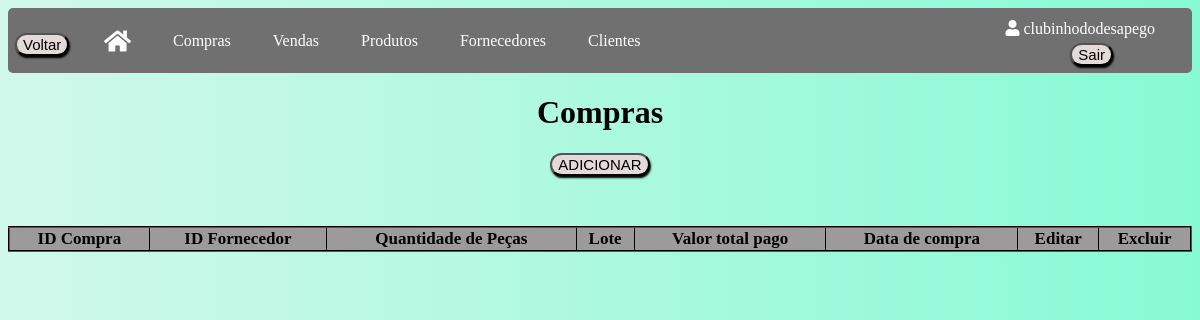
The page /compras (signed in) on the database as committed earlier.
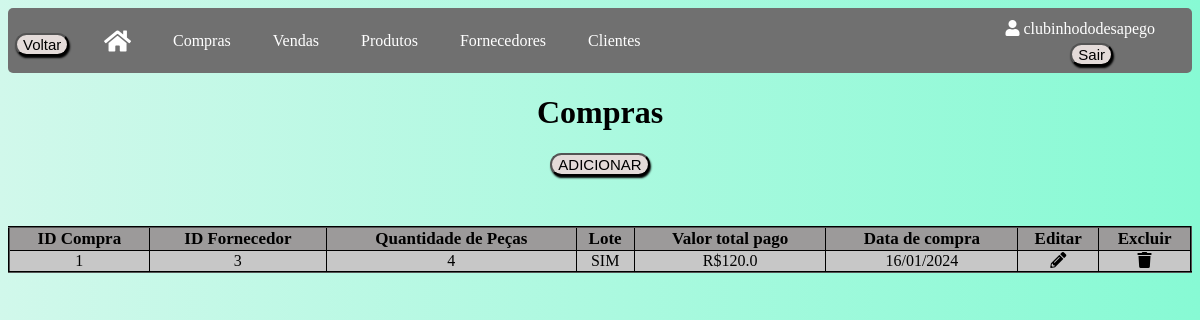
The same page on the database as committed later.
### app/models/tables.py (models this page shows, shortened)
class Compra(db.Model):
    __tablename__ = "compras"
    id = db.Column(db.Integer, primary_key=True, autoincrement=True)
    id_fornecedor = db.Column(db.Integer, db.ForeignKey('fornecedores.id'))
    qtd_pecas = db.Column(db.Integer)
    lote = db.Column(db.String(3))
    val_total_pg = db.Column(db.Float)
    dta_compra = db.Column(db.Date)
    id_usuario = db.Column(db.Integer, db.ForeignKey('usuarios.id'))
    fornecedor = db.relationship('Fornecedor', foreign_keys=id_fornecedor)

### app/default.py (the view)
@login_required
@app.route("/compras", methods=['GET', 'POST'])
def compras():
    compras = Compra.query.filter_by(id_usuario=current_user.id).all()
    return render_template('compras.html', compras=compras)

### app/default.py (called while the page is built)
@login_manager.user_loader
def load_user(id_usuario):
    return Usuario.query.get(int(id_usuario))

### app/templates/compras.html (shortened to what this page needs)
<!DOCTYPE html>
<html lang="en">
<head>
    <link rel="stylesheet" type="text/css" href="{{ url_for('static', filename='css/compras.css') }}">
    <link rel="stylesheet" href="https://cdnjs.cloudflare.com/ajax/libs/font-awesome/5.15.3/css/all.min.css">
    <link rel="stylesheet" type="text/css" href="https://cdn.datatables.net/1.11.5/css/jquery.dataTables.min.css">
</head>
<body>
    <div class="usuario-logado"><i class="fas fa-user"></i> {{ current_user.usuario }}</div>
    <div class="logout">
        <form method="POST" action="{{ url_for('logout') }}">
            <button class="button" type="submit">Sair</button>
        </form>
    </div>
    <div class="navbar">
        <button onclick="window.history.back()" class="button button_voltar">Voltar</button>
        <a href="/home"><i class="fas fa-home icone-casa"></i></a>
        <a href="/compras">Compras</a>
        <a href="/vendas">Vendas</a>
        <a href="/produtos">Produtos</a>
        <a href="/fornecedores">Fornecedores</a>
        <a href="/clientes">Clientes</a>
    </div>
    <h1 class="titulo">Compras</h1>
    <button class="button_adc"><a href="comprascadastro">ADICIONAR</a></button>
    <table id="tabelaCompras" class="tabela display" border="2">
        <thead>
            <tr>
                <th>ID Compra</th>
                <th>ID Fornecedor</th>
                <th>Quantidade de Peças</th>
                <th>Lote</th>
                <th>Valor total pago</th>
                <th>Data de compra</th>
                <th>Editar</th>
                <th>Excluir</th>
            </tr>
        </thead>
        <tbody>
            {% for compra in compras %}
            <tr>
                <td>{{ compra.id }}</td>
                <td>{{ compra.id_fornecedor }}</td>
                <td>{{ compra.qtd_pecas }}</td>
                <td>{{ compra.lote }}</td>
                <td>R${{ compra.val_total_pg }}</td>
                <td>{{ compra.dta_compra.strftime("%d/%m/%Y") }}</td>
                <td>
                    <a href="/editarcompras/{{ compra.id }}">
                    <div class="icon-container"><i class="fas fa-pencil-alt"></i></div>
                    </a>
                </td>
                <td>
                    <a href="/excluircompras/{{ compra.id }}" class="excluir-compra" data-id="{{ compra.id }}" data-confirm="Tem certeza de que deseja excluir esta compra?">
                        <div class="icon-container"><i class="fas fa-trash"></i></div>
                    </a>
                </td>
            </tr>
            {% endfor %}
        </tbody>
    </table>
</body>
</html>

Rows that differ between the two databases and show on the page:
added Compra: id "1", id_fornecedor "3", qtd_pecas "4", lote "SIM", val_total_pg "120.0", dta_compra "16/01/2024"
